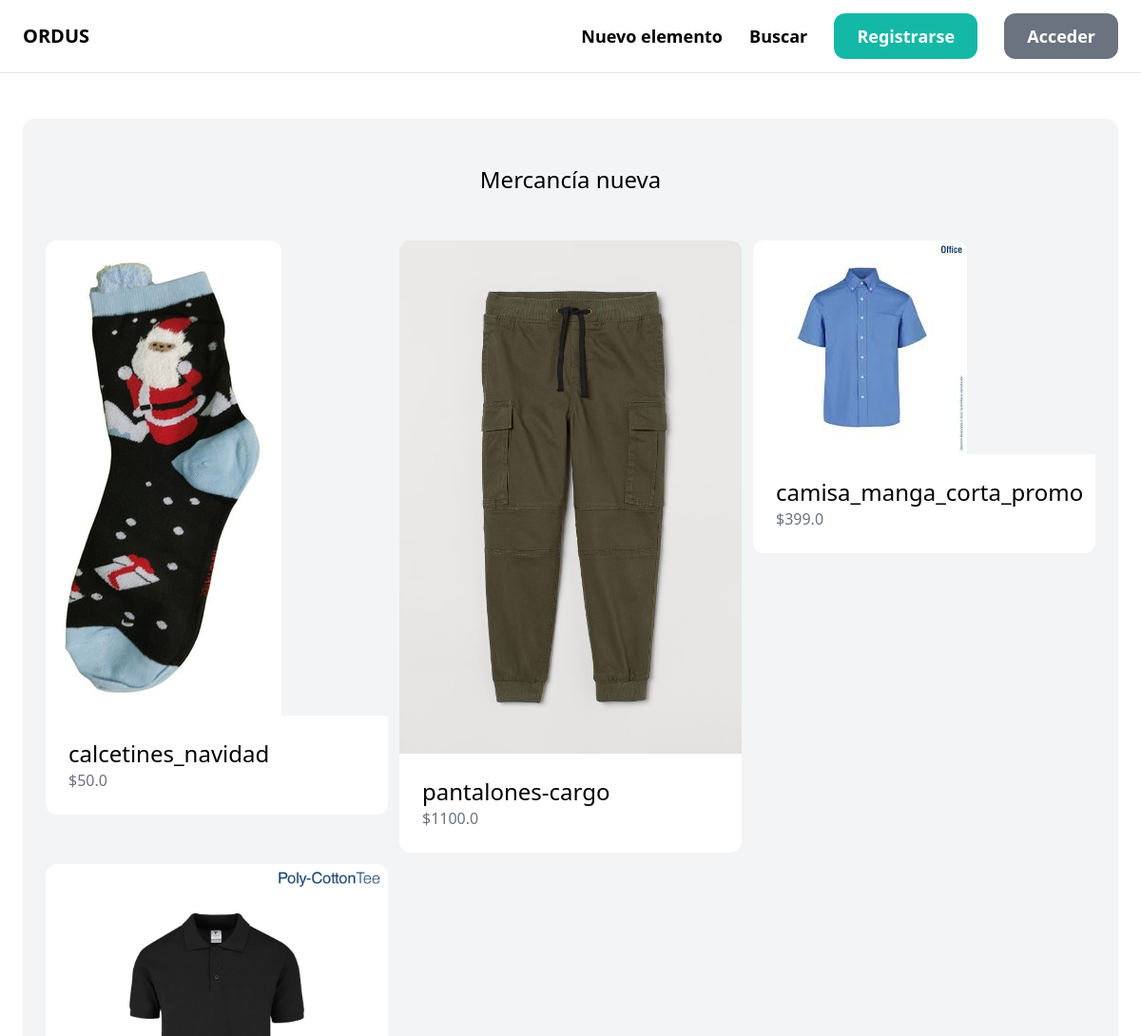
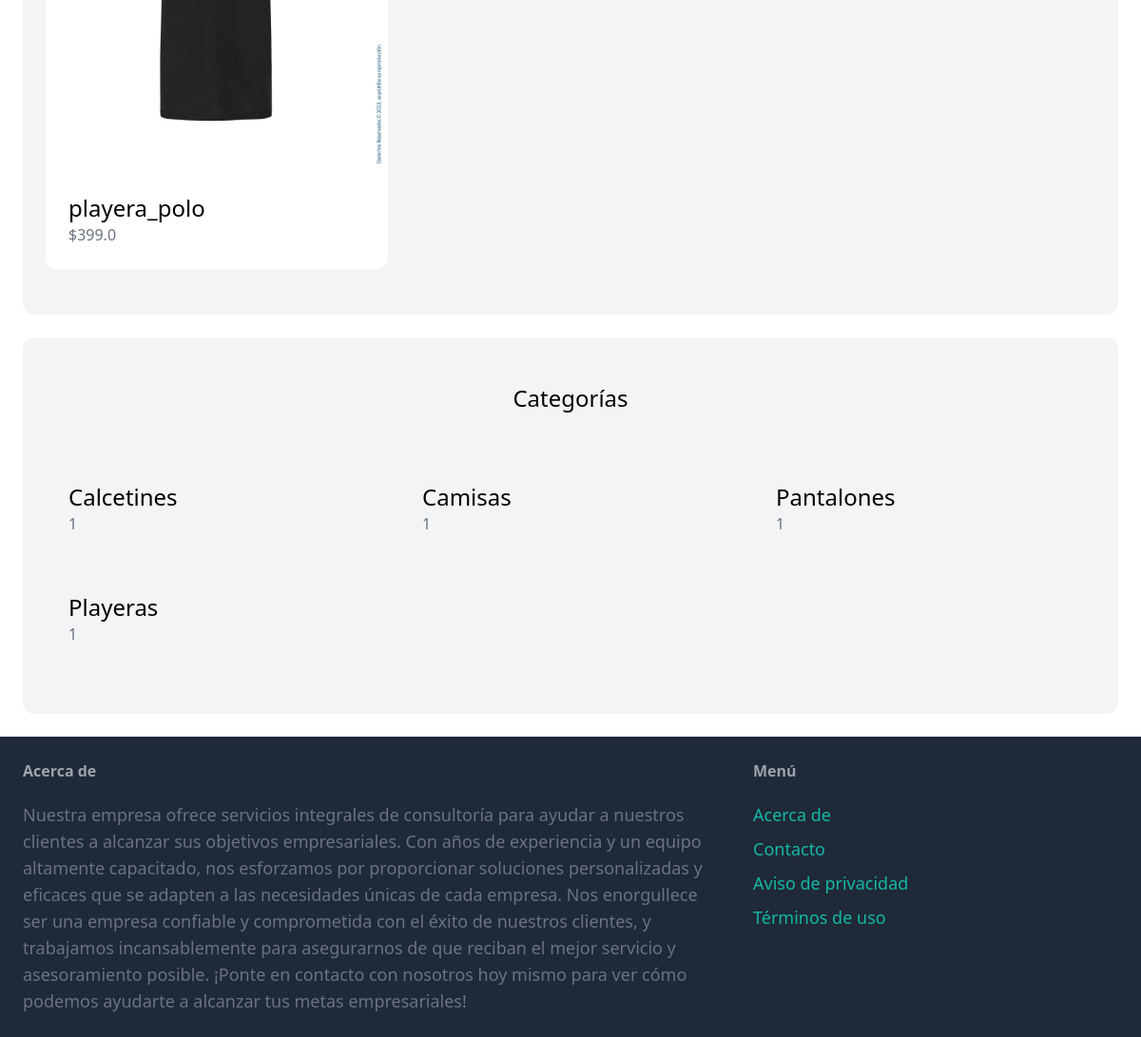
The page / on the database its author committed (2 pictures, top to bottom).
### item/models.py (models this page shows, shortened)
class Item(models.Model):
    category = models.ForeignKey(Category, related_name='items', on_delete=models.CASCADE)
    name = models.CharField(max_length=255)
    description = models.TextField(blank=True, null=True)
    price = models.FloatField()
    image = models.ImageField(upload_to='item_images', blank=True, null=True)
    inventory = models.IntegerField()
    added = models.ForeignKey(User, related_name='items', on_delete=models.CASCADE)
    date = models.DateField()

class Category(models.Model):
    name=models.CharField(max_length=255)
    class Meta:
        ordering=('name',)
        verbose_name_plural = 'Categories'

### core/views.py (the view)
# urls.py: path('', views.index, name='index'),
def index(request):
    items = Item.objects.filter(inventory__gt=0)[0:5]
    categories = Category.objects.all()
    return render(request, 'core/index.html', {
        'categories': categories,
        'items': items,
    })

### core/templates/core/index.html (shortened to what this page needs)
{% extends 'core/base.html' %}
{% block content %}
      <div class="mt-6 px-6 py-12 bg-gray-100 rounded-xl">
        <h2 class="mb-12 text-2xl text-center">Mercancía nueva</h2>
        <div class="grid grid-cols-3 gap-3">
            {% for item in items %}
            <div>
                <a href="{% url 'item:detail' item.id %}">
                    <div>
                        <img src="{{ item.image.url }}" class="rounded-t-xl">
                    </div>
                    <div class="p-6 bg-white rounded-b-xl">
                        <h2 class="text-2xl">{{ item.name }}</h2>
                        <p class="text-gray-500">${{ item.price }}</p>
                    </div>
                </a>
            </div>
            {% endfor %}
        </div>
      </div>
      <div class="mt-6 px-6 py-12 bg-gray-100 rounded-xl">
        <h2 class="mb-12 text-2xl text-center">Categorías</h2>
        <div class="grid grid-cols-3 gap-3">
            {% for category in categories %}
            <div>
                <a href="#">
                    <div class="p-6 bg-withe rounded-b-xl">
                        <h2 class="text-2xl">{{ category.name }}</h2>
                        <p class="text-gray-500">{{ category.items.count }}</p>
                    </div>
                </a>
            </div>
            {% endfor %}
        </div>
      </div>
{% endblock %}

### rows shown on the page
Item: image (picture), name "calcetines_navidad", price "50.0"
Item: image (picture), name "pantalones-cargo", price "1100.0"
Item: image (picture), name "camisa_manga_corta_promo", price "399.0"
Item: image (picture), name "playera_polo", price "399.0"
Category: name "Calcetines", items.count "1"
Category: name "Camisas", items.count "1"
Category: name "Pantalones", items.count "1"
Category: name "Playeras", items.count "1"
